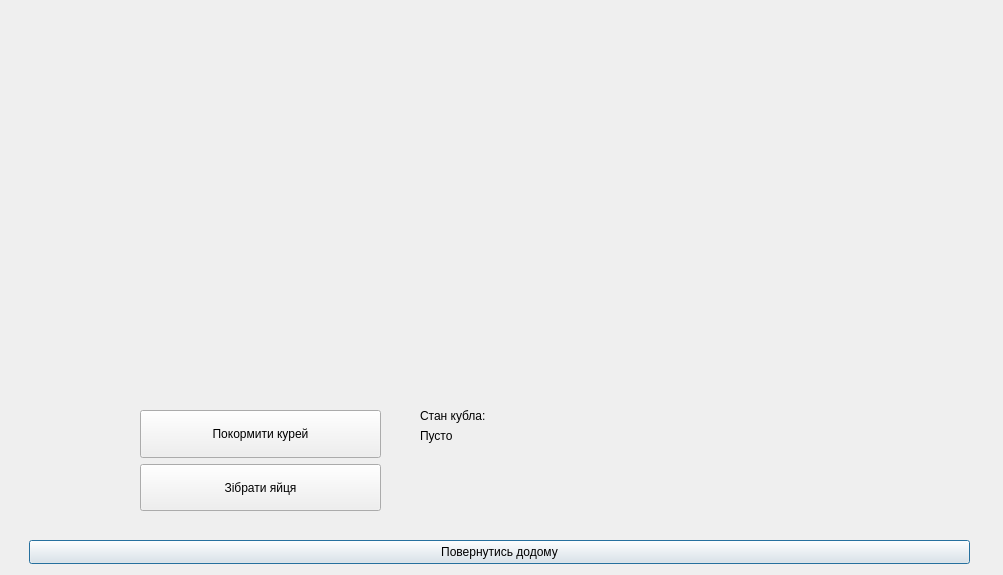
<?xml version="1.0" encoding="UTF-8"?>
<ui version="4.0">
 <class>animals</class>
 <widget class="QDialog" name="animals">
  <property name="geometry">
   <rect>
    <x>0</x>
    <y>0</y>
    <width>1003</width>
    <height>575</height>
   </rect>
  </property>
  <property name="windowTitle">
   <string>Dialog</string>
  </property>
  <widget class="QLabel" name="chickHouse">
   <property name="geometry">
    <rect>
     <x>220</x>
     <y>20</y>
     <width>431</width>
     <height>361</height>
    </rect>
   </property>
   <property name="text">
    <string/>
   </property>
  </widget>
  <widget class="QPushButton" name="pushButton_3">
   <property name="geometry">
    <rect>
     <x>29</x>
     <y>540</y>
     <width>941</width>
     <height>24</height>
    </rect>
   </property>
   <property name="text">
    <string>Повернутись додому</string>
   </property>
  </widget>
  <widget class="QLabel" name="label_8">
   <property name="geometry">
    <rect>
     <x>420</x>
     <y>400</y>
     <width>91</width>
     <height>31</height>
    </rect>
   </property>
   <property name="styleSheet">
    <string notr="true">font: 700 italic 11pt &quot;Segoe UI&quot;;</string>
   </property>
   <property name="text">
    <string>Стан кубла:</string>
   </property>
  </widget>
  <widget class="QLabel" name="stanKubla_label">
   <property name="geometry">
    <rect>
     <x>420</x>
     <y>420</y>
     <width>91</width>
     <height>31</height>
    </rect>
   </property>
   <property name="styleSheet">
    <string notr="true">font: 700 italic 11pt &quot;Segoe UI&quot;;</string>
   </property>
   <property name="text">
    <string>Пусто</string>
   </property>
  </widget>
  <widget class="QWidget" name="">
   <property name="geometry">
    <rect>
     <x>140</x>
     <y>410</y>
     <width>241</width>
     <height>101</height>
    </rect>
   </property>
   <layout class="QVBoxLayout" name="verticalLayout">
    <item>
     <widget class="QPushButton" name="pushButton">
      <property name="sizePolicy">
       <sizepolicy hsizetype="Minimum" vsizetype="Preferred">
        <horstretch>0</horstretch>
        <verstretch>0</verstretch>
       </sizepolicy>
      </property>
      <property name="text">
       <string>Покормити курей</string>
      </property>
     </widget>
    </item>
    <item>
     <widget class="QPushButton" name="pushButton_2">
      <property name="sizePolicy">
       <sizepolicy hsizetype="Minimum" vsizetype="Preferred">
        <horstretch>0</horstretch>
        <verstretch>0</verstretch>
       </sizepolicy>
      </property>
      <property name="text">
       <string>Зібрати яйця</string>
      </property>
     </widget>
    </item>
   </layout>
  </widget>
 </widget>
 <resources/>
 <connections/>
</ui>
